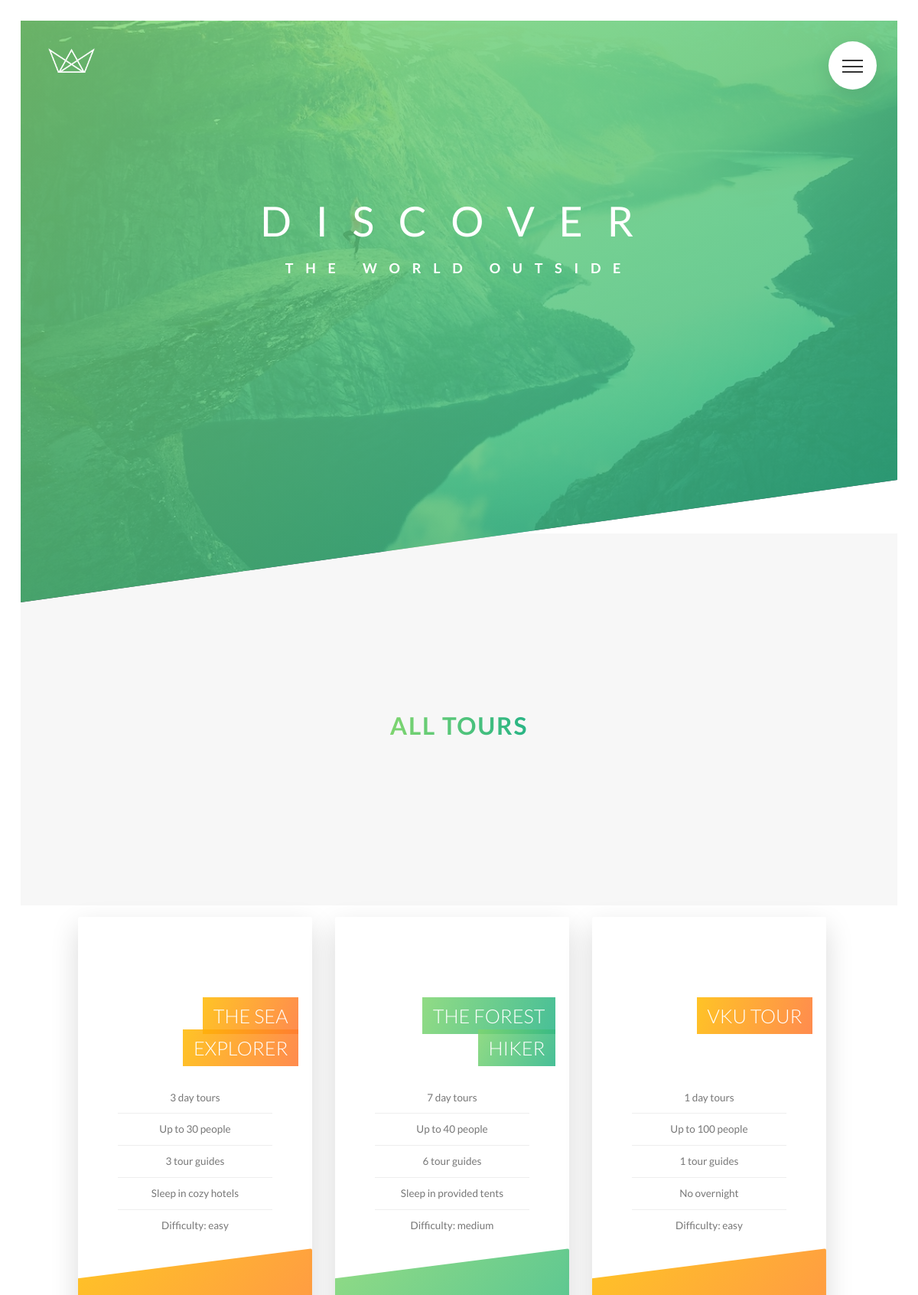
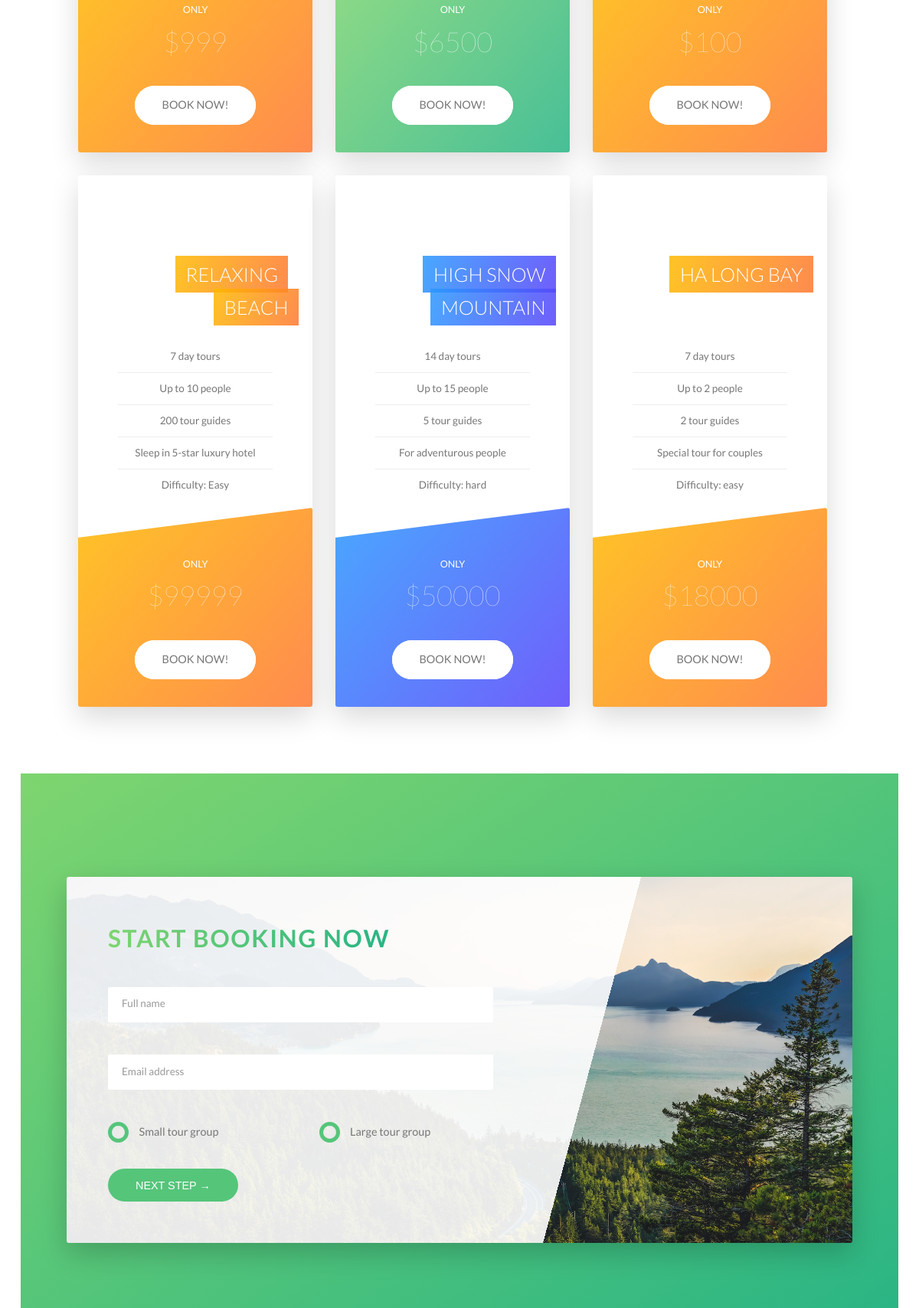
Page /discover_all_tour.php (upper part) on the committed database (2 pictures, top to bottom).
### tables this page shows
CREATE TABLE `discover_tour` (
  `id_discover_tour` int(11) NOT NULL,
  `name` varchar(255) NOT NULL,
  `img` varchar(255) NOT NULL,
  `time` int(11) NOT NULL,
  `peonum` int(11) NOT NULL,
  `tournum` int(11) NOT NULL,
  `sleep` varchar(255) NOT NULL,
  `difficulty` varchar(255) NOT NULL,
  `price` int(11) NOT NULL
);

### discover_all_tour.php (the view, shortened to what this page needs)
<!DOCTYPE html>
<html lang="en">
    <head>
        <link rel="stylesheet" href="css/style.css">
    </head>
    <body>
        <div class="navigation">
            <label for="navi-toggle" class="navigation__button">
                <span class="navigation__icon">&nbsp;</span>
            </label>
        </div>
        <header class="header">
            <div class="header__logo-box">
                <a href="index.php"><img src="img/logo-white.png" alt="Logo" class="header__logo"></a>
            </div>
            <div class="header__text-box">
                <h1 class="heading-primary">
                    <span class="heading-primary--main">Discover</span>
                    <span class="heading-primary--sub">the world outside</span>
                </h1>
            </div>
        </header>
        <main>
            <section class="section-tours" id="section-tours">
                <div class="u-center-text u-margin-bottom-big">
                    <h2 class="heading-secondary">
                    </h2>
                </div>
            </section>
            <div class="row">
                <?php
                                        $servername = "localhost";
                                        $username = "root";
                                        $password = "";
                                        $database = "dacs1";
                                        $conn = new mysqli($servername, $username, $password, $database);
                                        $sql = "SELECT * FROM discover_tour";
                                        $result = $conn->query($sql);
                                        if ($result->num_rows > 0) {
                                            while($row = $result->fetch_assoc()) {
                                                    if ($row["difficulty"] == "easy")
                                                        $color = 'background-image: -webkit-gradient(linear, left top, right bottom, from(rgba(255, 185, 0, 0.85)), to(rgba(255, 119, 48, 0.85)));
                                                        /* background-image: linear-gradient(to right bottom, rgba(255, 185, 0, 0.85), rgba(255, 119, 48, 0.85));';
                                                    if ($row["difficulty"] == "medium")
                                                        $color = 'background-image: -webkit-gradient(linear, left top, right bottom, from(rgba(126, 213, 111, 0.85)), to(rgba(40, 180, 133, 0.85)));
                                                        /* background-image: linear-gradient(to right bottom, rgba(126, 213, 111, 0.85), rgba(40, 180, 133, 0.85));';
                                                    if ($row["difficulty"] == "hard")
                                                        $color = 'background-image: -webkit-gradient(linear, left top, right bottom, from(rgba(41, 152, 255, 0.85)), to(rgba(86, 67, 250, 0.85)));
                                                        /* background-image: linear-gradient(to right bottom, rgba(41, 152, 255, 0.85), rgba(86, 67, 250, 0.85));';
                                                        echo '
                                                        <div class="col-1-of-3" style="margin: 15px; " >
                                                            <div class="card">
                                                                <div class="card__side card__side--front">
                                                                    <div class="card__picture "
                                                                        style="
                                                                        background-image: -webkit-gradient(linear, left top, right bottom), url('.$row["img"].');
                                                                        background-image: linear-gradient(to right bottom), url('.$row["img"].');">
                                                                    </div>
                                                                    <h4 class="card__heading">
                                                                        <span class="card__heading-span"; style= "'.$color.'">
                                                                            '.$row["name"].'
                                                                        </span>
                                                                    </h4>
                                                                    <div class="card__details">
                                                                        <ul>
                                                                            <li>'.$row["time"].' day tours</li>
                                                                            <li>Up to '.$row["peonum"].' people</li>
                                                                            <li>'.$row["tournum"].' tour guides</li>
                                                                            <li>'.$row["sleep"].'</li>
                                                                            <li>Difficulty: '.$row["difficulty"].'</li>
                                                                        </ul>
                                                                    </div>
                                                                </div>
                                                                <div class="card__side card__side--back"; style="'.$color.'">
                                                                    <div class="card__cta">
                                                                        <div class="card__price-box">
                                                                            <p class="card__price-only">Only</p>
                                                                            <p class="card__price-value">$'.$row["price"].'</p>
                                                                        </div>
                                                                        <a href="#popup" class="btn btn--white">Book now!</a>
                                                                    </div>
                                                                </div>
                                                            </div>
                                                        </div>
                                                    ';
                                            }
                                        } else {
                                            echo "0 results";
                                        }
                ?>
            </div>
            <section class="section-book">
                <div class="row">
                    <div class="book">
                        <div class="book__form">
                            <form action="#" class="form">
                                <div class="u-margin-bottom-medium">
                                    <h2 class="heading-secondary">
                                    </h2>
                                </div>
                                <div class="form__group">
                                    <input type="text" class="form__input" placeholder="Full name" id="name" required>
                                </div>
                                <div class="form__group">
                                    <input type="email" class="form__input" placeholder="Email address" id="email" required>
                                </div>
                                <div class="form__group u-margin-bottom-medium">
                                    <div class="form__radio-group">
                                        <label for="small" class="form__radio-label">
                                            <span class="form__radio-button"></span>
                                            Small tour group
                                        </label>
                                    </div>
                                    <div class="form__radio-group">
                                        <label for="large" class="form__radio-label">
                                            <span class="form__radio-button"></span>
                                            Large tour group
                                        </label>
                                    </div>
                                </div>
                                <div class="form__group">
                                    <button class="btn btn--green">Next step &rarr;</button>
                                </div>
                            </form>
                        </div>
                    </div>
                </div>
            </section>
        </main>
    </body>
</html>

### rows in the picture
discover_tour: name "THE SEA EXPLORER", time "3", peonum "30", tournum "3", sleep "Sleep in cozy hotels", difficulty "easy", price "999"
discover_tour: name "THE FOREST HIKER", time "7", peonum "40", tournum "6", sleep "Sleep in provided tents", difficulty "medium", price "6500"
discover_tour: name "VKU TOUR", time "1", peonum "100", tournum "1", sleep "No overnight", difficulty "easy", price "100"
discover_tour: name "RELAXING BEACH", time "7", peonum "10", tournum "200", sleep "Sleep in 5-star luxury hotel", difficulty "Easy", price "99999"
discover_tour: name "HIGH SNOW MOUNTAIN", time "14", peonum "15", tournum "5", sleep "For adventurous people", difficulty "hard", price "50000"
discover_tour: name "HA LONG BAY", time "7", peonum "2", tournum "2", sleep "Special tour for couples", difficulty "easy", price "18000"
